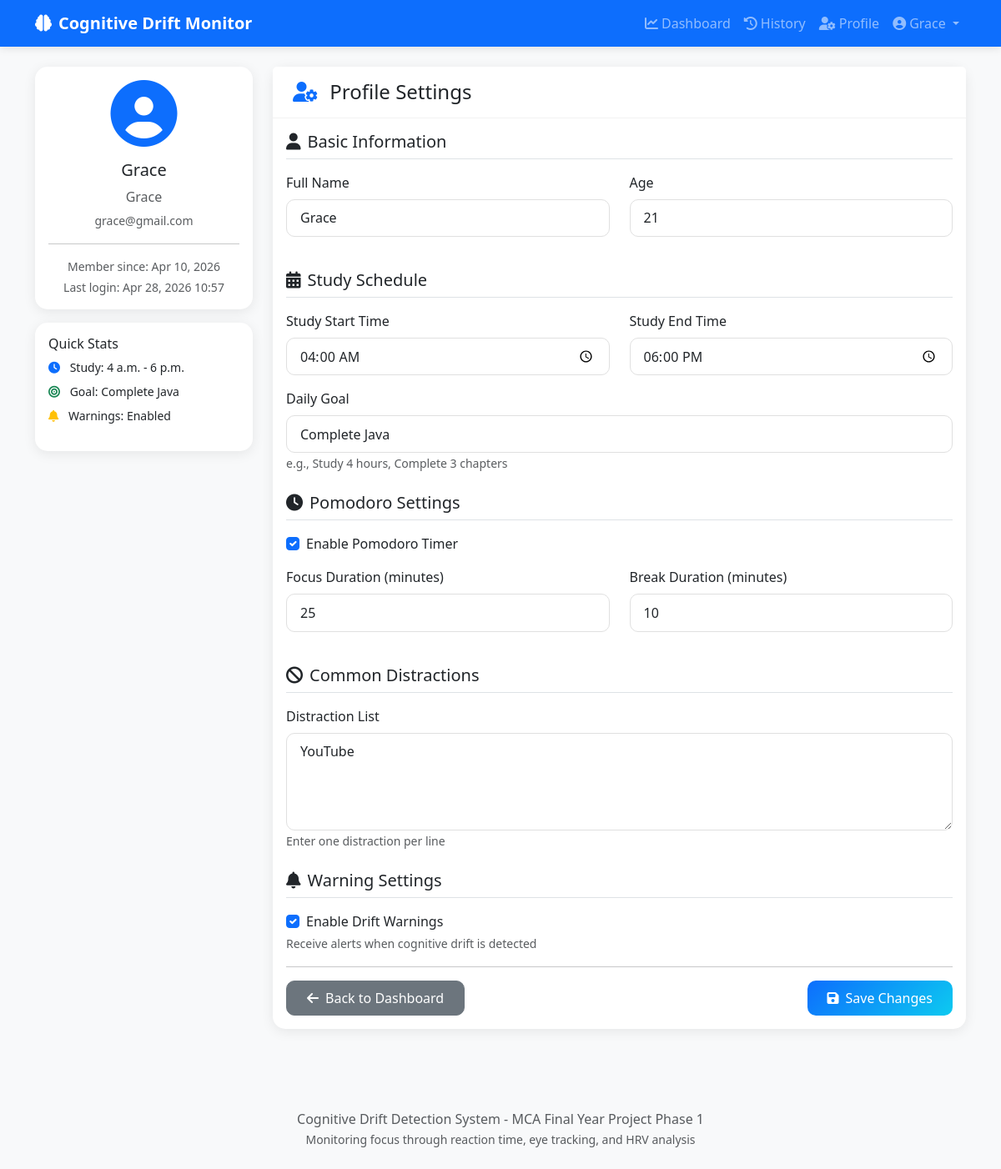
Page /profile/ (signed in) on the committed database.
### core/models.py (models this page shows, shortened)
class UserProfile(models.Model):
    user = models.OneToOneField(User, on_delete=models.CASCADE, related_name='profile')
    full_name = models.CharField(max_length=255, blank=True)
    age = models.PositiveIntegerField(null=True, blank=True)
    study_start_time = models.TimeField(null=True, blank=True, help_text="Default study session start time")
    study_end_time = models.TimeField(null=True, blank=True, help_text="Default study session end time")
    pomodoro_enabled = models.BooleanField(default=False)
    pomodoro_focus_minutes = models.PositiveIntegerField(default=25)
    pomodoro_break_minutes = models.PositiveIntegerField(default=5)
    daily_goal = models.CharField(max_length=255, blank=True, help_text="Daily study goal description")
    distraction_list = models.TextField(blank=True, help_text="List of common distractions (one per line)")
    warning_enabled = models.BooleanField(default=True)
    monitoring_token = models.CharField(max_length=64, unique=True, blank=True, null=True)
    created_at = models.DateTimeField(auto_now_add=True)
    updated_at = models.DateTimeField(auto_now=True)
    class Meta:
        verbose_name = "User Profile"
        verbose_name_plural = "User Profiles"
        ordering = ['-created_at']

### core/views.py (the view)
# urls.py: path('profile/', views.profile_view, name='profile'),
@login_required
def profile_view(request):
    profile = request.user.profile
    if request.method == 'POST':
        form = UserProfileForm(request.POST, instance=profile)
        if form.is_valid():
            form.save()
            messages.success(request, 'Profile updated successfully!')
            return redirect('profile')
        else:
            messages.error(request, 'Please correct the errors below.')
    else:
        form = UserProfileForm(instance=profile)
    return render(request, 'core/profile.html', {'form': form, 'profile': profile})

### templates/core/profile.html (shortened to what this page needs)
{% extends 'base.html' %}
{% block content %}
<div class="container py-4">
    <div class="row">
        <div class="col-lg-3 mb-4">
            <div class="card">
                <div class="card-body text-center">
                    <div class="mb-3">
                        <i class="fas fa-user-circle fa-5x text-primary"></i>
                    </div>
                    <h5>{{ user.username }}</h5>
                    <p class="text-muted mb-1">{{ profile.full_name|default:"No name set" }}</p>
                    <small class="text-muted">{{ user.email }}</small>
                    <hr>
                    <p class="small text-muted mb-1">
                        Member since: {{ user.date_joined|date:"M d, Y" }}
                    </p>
                    <p class="small text-muted mb-0">
                        Last login: {{ user.last_login|date:"M d, Y H:i" }}
                    </p>
                </div>
            </div>
            <div class="card mt-3">
                <div class="card-body">
                    <h6 class="card-title">Quick Stats</h6>
                    <ul class="list-unstyled small">
                        <li class="mb-2">
                            <i class="fas fa-clock me-2 text-primary"></i>
                            Study: {{ profile.study_start_time|default:"--:--" }} - {{ profile.study_end_time|default:"--:--" }}
                        </li>
                        <li class="mb-2">
                            <i class="fas fa-bullseye me-2 text-success"></i>
                            Goal: {{ profile.daily_goal|default:"Not set"|truncatechars:30 }}
                        </li>
                        <li>
                            <i class="fas fa-bell me-2 text-warning"></i>
                            Warnings: {{ profile.warning_enabled|yesno:"Enabled,Disabled" }}
                        </li>
                    </ul>
                </div>
            </div>
        </div>
        <div class="col-lg-9">
            <div class="card">
                <div class="card-header bg-white">
                    <h4 class="mb-0">
                        <i class="fas fa-user-cog me-2 text-primary"></i>
                        Profile Settings
                    </h4>
                </div>
                <div class="card-body">
                    <form method="POST">
                        <h5 class="border-bottom pb-2 mb-3">
                            <i class="fas fa-user me-2"></i>Basic Information
                        </h5>
                        <div class="row">
                            <div class="col-md-6 mb-3">
                                <label for="id_full_name" class="form-label">Full Name</label>
                                {{ form.full_name }}
                            </div>
                            <div class="col-md-6 mb-3">
                                <label for="id_age" class="form-label">Age</label>
                                {{ form.age }}
                            </div>
                        </div>
                        <h5 class="border-bottom pb-2 mb-3 mt-4">
                            <i class="fas fa-calendar-alt me-2"></i>Study Schedule
                        </h5>
                        <div class="row">
                            <div class="col-md-6 mb-3">
                                <label for="id_study_start_time" class="form-label">Study Start Time</label>
                                {{ form.study_start_time }}
                            </div>
                            <div class="col-md-6 mb-3">
                                <label for="id_study_end_time" class="form-label">Study End Time</label>
                                {{ form.study_end_time }}
                            </div>
                        </div>
                        <div class="mb-3">
                            <label for="id_daily_goal" class="form-label">Daily Goal</label>
                            {{ form.daily_goal }}
                            <small class="form-text text-muted">e.g., Study 4 hours, Complete 3 chapters</small>
                        </div>
                        <h5 class="border-bottom pb-2 mb-3 mt-4">
                            <i class="fas fa-clock me-2"></i>Pomodoro Settings
                        </h5>
                        <div class="mb-3">
                            <div class="form-check">
                                {{ form.pomodoro_enabled }}
                                <label class="form-check-label" for="id_pomodoro_enabled">
                                    Enable Pomodoro Timer
                                </label>
                            </div>
                        </div>
                        <div class="row">
                            <div class="col-md-6 mb-3">
                                <label for="id_pomodoro_focus_minutes" class="form-label">Focus Duration (minutes)</label>
                                {{ form.pomodoro_focus_minutes }}
                            </div>
                            <div class="col-md-6 mb-3">
                                <label for="id_pomodoro_break_minutes" class="form-label">Break Duration (minutes)</label>
                                {{ form.pomodoro_break_minutes }}
                            </div>
                        </div>
                        <h5 class="border-bottom pb-2 mb-3 mt-4">
                            <i class="fas fa-ban me-2"></i>Common Distractions
                        </h5>
                        <div class="mb-3">
                            <label for="id_distraction_list" class="form-label">Distraction List</label>
                            {{ form.distraction_list }}
                            <small class="form-text text-muted">Enter one distraction per line</small>
                        </div>
                        <h5 class="border-bottom pb-2 mb-3 mt-4">
                            <i class="fas fa-bell me-2"></i>Warning Settings
                        </h5>
                        <div class="mb-3">
                            <div class="form-check">
                                {{ form.warning_enabled }}
                                <label class="form-check-label" for="id_warning_enabled">
                                    Enable Drift Warnings
                                </label>
                            </div>
                            <small class="form-text text-muted">
                                Receive alerts when cognitive drift is detected
                            </small>
                        </div>
                        <hr>
                        <div class="d-flex justify-content-between">
                            <a href="{% url 'dashboard' %}" class="btn btn-secondary">
                                <i class="fas fa-arrow-left me-2"></i>Back to Dashboard
                            </a>
                            <button type="submit" class="btn btn-primary">
                                <i class="fas fa-save me-2"></i>Save Changes
                            </button>
                        </div>
                    </form>
                </div>
            </div>
        </div>
    </div>
</div>
{% endblock %}

### templates/base.html (shortened to what this page needs)
<!DOCTYPE html>
<html lang="en">
<head>
    <link href="https://cdn.jsdelivr.net/npm/bootstrap@5.3.0/dist/css/bootstrap.min.css" rel="stylesheet">
    <link href="https://cdnjs.cloudflare.com/ajax/libs/font-awesome/6.4.0/css/all.min.css" rel="stylesheet">
    {% load static %}
    <link rel="stylesheet" href="{% static 'css/style.css' %}">
</head>
<body>
    <nav class="navbar navbar-expand-lg navbar-dark bg-primary">
        <div class="container">
            <a class="navbar-brand" href="{% url 'home' %}">
                <i class="fas fa-brain me-2"></i>Cognitive Drift Monitor
            </a>
            <div class="collapse navbar-collapse" id="navbarNav">
                <ul class="navbar-nav ms-auto">
                    {% if user.is_authenticated %}
                        <li class="nav-item">
                            <a class="nav-link" href="{% url 'dashboard' %}">
                                <i class="fas fa-chart-line me-1"></i>Dashboard
                            </a>
                        </li>
                        <li class="nav-item">
                            <a class="nav-link" href="{% url 'history' %}">
                                <i class="fas fa-history me-1"></i>History
                            </a>
                        </li>
                        <li class="nav-item">
                            <a class="nav-link" href="{% url 'profile' %}">
                                <i class="fas fa-user-cog me-1"></i>Profile
                            </a>
                        </li>
                        <li class="nav-item dropdown">
                            <a class="nav-link dropdown-toggle" href="#" id="userDropdown" role="button" data-bs-toggle="dropdown">
                                <i class="fas fa-user-circle me-1"></i>{{ user.username }}
                            </a>
                        </li>
                    {% endif %}
                </ul>
            </div>
        </div>
    </nav>
    <main>
        {% block content %}{% endblock %}
    </main>
    <footer class="bg-light py-4 mt-5">
        <div class="container text-center">
            <p class="text-muted mb-0">
                Cognitive Drift Detection System - MCA Final Year Project Phase 1
            </p>
            <small class="text-muted">
                Monitoring focus through reaction time, eye tracking, and HRV analysis
            </small>
        </div>
    </footer>
</body>
</html>

### static/css/style.css (style rules this page uses)
:root { --primary-color: #0d6efd; --secondary-color: #6c757d; --success-color: #28a745; --warning-color: #ffc107; --danger-color: #dc3545; --info-color: #0dcaf0; --light-bg: #f8f9fa; --dark-bg: #212529; }
* { box-sizing: border-box; }
body { font-family: 'Segoe UI', Tahoma, Geneva, Verdana, sans-serif; background-color: var(--light-bg); min-height: 100vh; display: flex; flex-direction: column; }
main { flex: 1; }
.navbar { box-shadow: 0 2px 10px rgba(0, 0, 0, 0.1); }
.navbar-brand { font-weight: 600; }
.card { border: none; border-radius: 15px; box-shadow: 0 3px 15px rgba(0, 0, 0, 0.08); }
.card-header { border-bottom: 1px solid rgba(0, 0, 0, 0.05); padding: 1rem 1.5rem; }
.form-control, .form-select { border-radius: 10px; padding: 0.6rem 1rem; border: 1px solid #e0e0e0; }
.btn { border-radius: 10px; padding: 0.5rem 1.5rem; font-weight: 500; }
.btn-primary { background: linear-gradient(135deg, #0d6efd 0%, #0dcaf0 100%); border: none; }

### rows in the picture
UserProfile: full_name "Grace", study_start_time "4 a.m.", study_end_time "6 p.m.", daily_goal "Complete Java", warning_enabled "Enabled", age "21", study_start_time "04:00:00", study_end_time "18:00:00", pomodoro_enabled "☑", pomodoro_focus_minutes "25", pomodoro_break_minutes "10", distraction_list "YouTube", warning_enabled "☑"

### other values in the picture
{{ user.username }} "Grace"
{{ user.email }} "grace@gmail.com"
{{ user.date_joined|date:"M d, Y" }} "Apr 10, 2026"
{{ user.last_login|date:"M d, Y H:i" }} "Apr 28, 2026 10:57"
